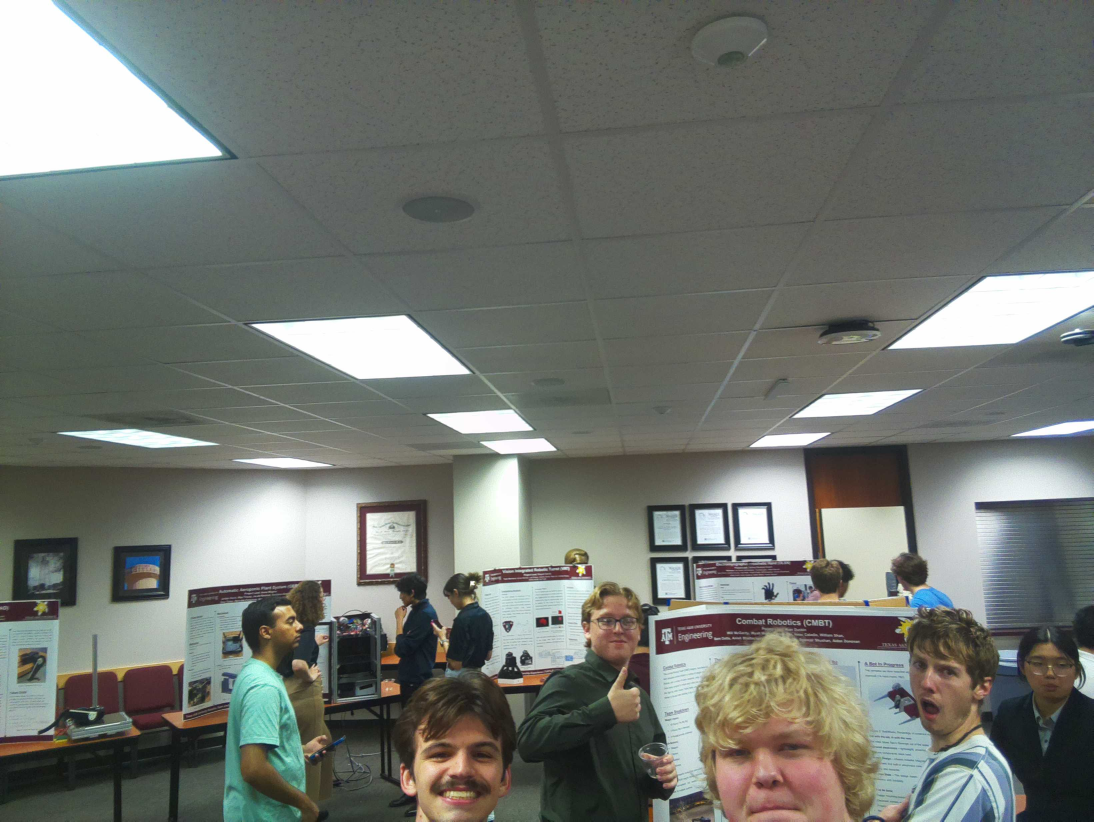
//> input picture SV_In/stLeft.jpg, 3280 x 2464 px (shown at 1/3 size)
$ ./DisparityFiltering   (built with g++ and OpenCV 4)
//> lines starting //> are read from the running program, lines starting //| are printed output that depends on the picture
#include "opencv2/calib3d.hpp"
#include "opencv2/imgproc.hpp"
#include "opencv2/imgcodecs.hpp"
#include "opencv2/highgui.hpp"
#include "opencv2/core/utility.hpp"
#include "opencv2/ximgproc.hpp"
#include <iostream>
#include <string>

using namespace cv;
using namespace cv::ximgproc;
using namespace std;

Rect computeROI(Size2i src_sz, Ptr<StereoMatcher> matcher_instance);

typedef void* MonoArray;

enum { kMonoArrayOffset = 16 };
// [8 lines left out: functions GetMonoArrayElement, SetMonoArrayElement, not called in this run]

int main(int argc, char** argv) {
    String algo = "bm";
    String filter = "wls_conf";
    bool no_display = true;
    bool no_downscale = true;
    int max_disp = 160;
    double lambda = 8000.0;
    double sigma  = 1.5;
    double fbs_spatial = 16.0;
    double fbs_luma = 8.0;
    double fbs_chroma = 8.0;
    double fbs_lambda = 128.0;
    double vis_mult = 1.0;

    int wsize;
    if(algo=="sgbm")
        wsize = 3; //default window size for SGBM
    else if(!no_downscale && algo=="bm" && filter=="wls_conf")
        wsize = 7; //default window size for BM on downscaled views (downscaling is performed only for wls_conf)
    else
        wsize = 15; //default window size for BM on full-sized views


    Mat left  = cv::imread("../../../SV_In/stLeft.jpg" ,IMREAD_GRAYSCALE);
//> left: 2464 rows x 3280 cols, CV_8UC1; min 1, max 255, mean 115.7
    if ( left.empty() )
    {
        //std::cout<<"Cannot read image file: "<<left_im;
        return -1;
    }
    cv::resize(left, left, cv::Size(left.cols * 0.25,left.rows * 0.25), 0, 0, INTER_LINEAR_EXACT);
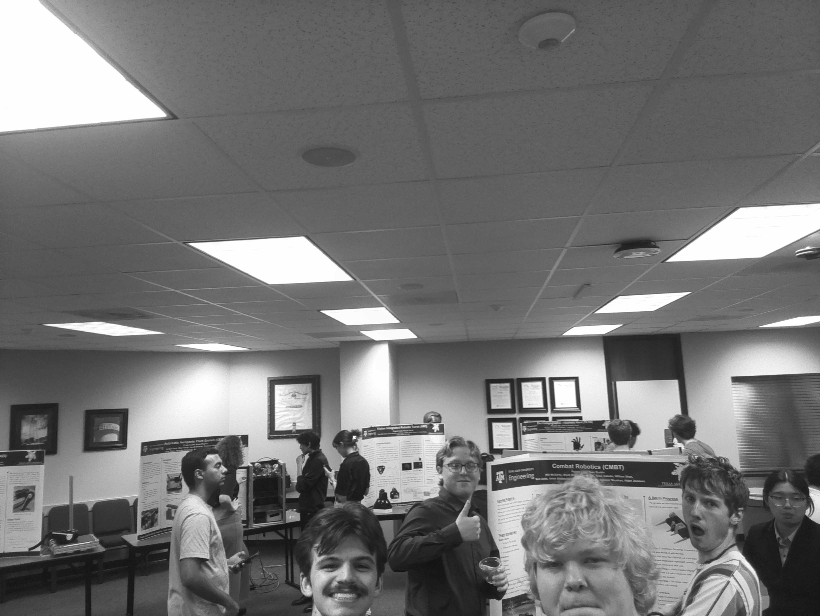
//> left: 616 rows x 820 cols, CV_8UC1; min 10, max 255, mean 115.8

    Mat right = cv::imread("../../../SV_In/stRight.jpg",IMREAD_GRAYSCALE);
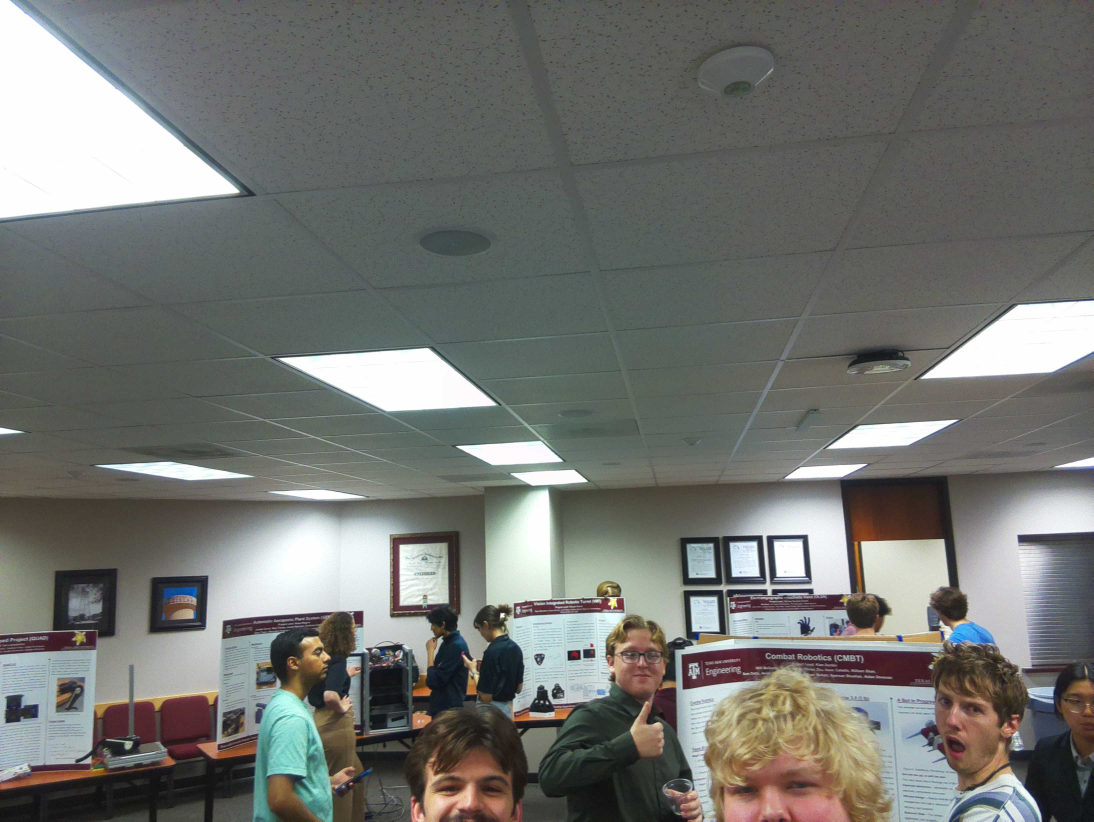
//> input picture SV_In/stRight.jpg, 3280 x 2464 px (shown at 1/3 size)
//> right: 2464 rows x 3280 cols, CV_8UC1; min 0, max 255, mean 115
    if ( right.empty() )
    {
        //std::cout<<"Cannot read image file: "<<right_im;
        return -1;
    }
    cv::resize(right, right, cv::Size(right.cols * 0.25,right.rows * 0.25), 0, 0, INTER_LINEAR_EXACT);
//> right: 616 rows x 820 cols, CV_8UC1

    Mat rectifiedLeft;
    Mat rectifiedRight;
    Mat Q;

    // Load camera matrices and distortion coefficients from calibration
    cv::Mat cameraMatrix1, cameraMatrix2, distCoeffs1, distCoeffs2, R, T;
    cv::FileStorage fs("../../../calibration_params/stereocalib_params.xml", cv::FileStorage::READ);
    fs["cameraMatrix1"] >> cameraMatrix1;
    fs["cameraMatrix2"] >> cameraMatrix2;
    fs["distCoeffs1"] >> distCoeffs1;
    fs["distCoeffs2"] >> distCoeffs2;
    fs["rotationVectors"] >> R;
    fs["translationVectors"] >> T;
    fs.release();

    // Image size
    cv::Size imageSize = left.size();
//> imageSize = Size(820, 616)

    // Rectification transformation matrices
    cv::Mat R1, R2, P1, P2;

    // Perform stereo rectification
    cv::stereoRectify(cameraMatrix1, distCoeffs1, cameraMatrix2, distCoeffs2, imageSize, R, T, R1, R2, P1, P2, Q);

    // Use the rectification matrices to rectify the images
    cv::Mat map11, map12, map21, map22;
    cv::initUndistortRectifyMap(cameraMatrix1, distCoeffs1, R1, P1, imageSize, CV_16SC2, map11, map12);
    cv::initUndistortRectifyMap(cameraMatrix2, distCoeffs2, R2, P2, imageSize, CV_16SC2, map21, map22);

    cv::remap(left, rectifiedLeft, map11, map12, cv::INTER_LINEAR);
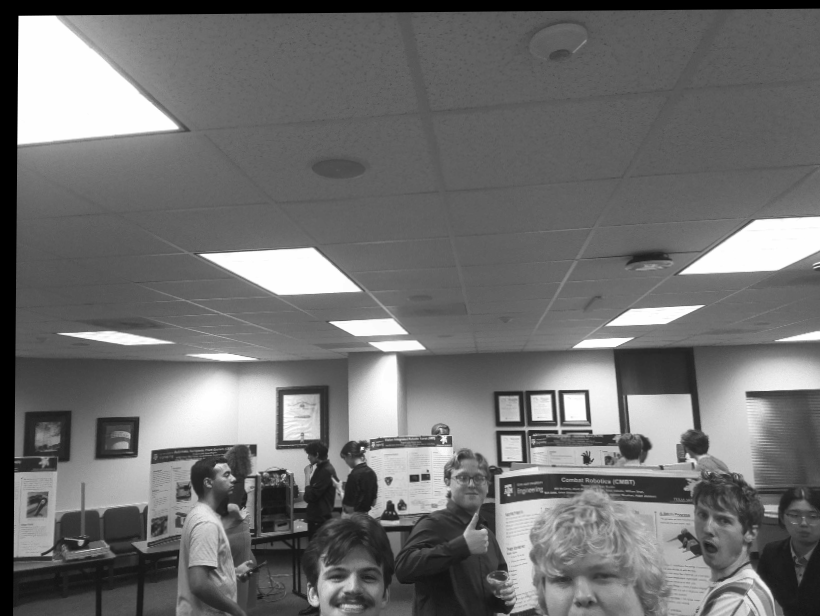
//> rectifiedLeft: 616 rows x 820 cols, CV_8UC1; min 0, max 255, mean 112
    cv::remap(right, rectifiedRight, map21, map22, cv::INTER_LINEAR);
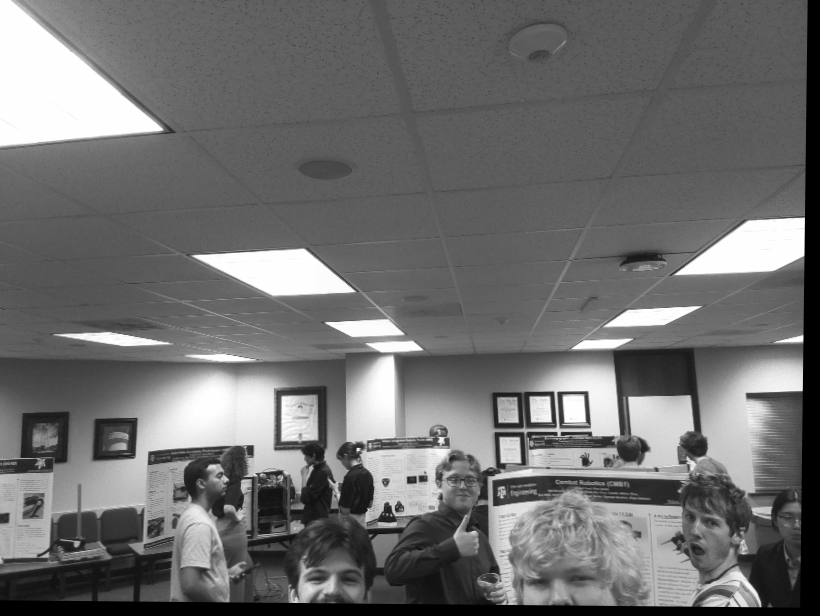
//> rectifiedRight: 616 rows x 820 cols, CV_8UC1; min 0, max 255, mean 110.4

    cv::namedWindow("rectified image", WINDOW_AUTOSIZE);
    cv::imshow("rectified image", rectifiedLeft);

    Mat left_for_matcher, right_for_matcher;
    Mat left_disp,right_disp;
    Mat filtered_disp,solved_disp,solved_filtered_disp;
    Mat conf_map = Mat(2464 / 4,3280 / 4,CV_8U);
    conf_map = Scalar(255);
    Rect ROI;
    Ptr<DisparityWLSFilter> wls_filter;
    double matching_time, filtering_time;
    double solving_time = 0;
    if(max_disp<=0 || max_disp%16!=0)
    {
        std::cout<<"Incorrect max_disparity value: it should be positive and divisible by 16";
        return -1;
    }
    if(wsize<=0 || wsize%2!=1)
    {
        std::cout<<"Incorrect window_size value: it should be positive and odd";
        return -1;
    }

    if(filter=="wls_conf") // filtering with confidence (significantly better quality than wls_no_conf)
    {
        if(!no_downscale)
        {
            // downscale the views to speed-up the matching stage, as we will need to compute both left
            // and right disparity maps for confidence map computation
            //! [downscale]
            max_disp/=2;
            if(max_disp%16!=0)
                max_disp += 16-(max_disp%16);
            cv::resize(rectifiedLeft ,left_for_matcher ,Size(),0.5,0.5, INTER_LINEAR_EXACT);
            cv::resize(rectifiedRight,right_for_matcher,Size(),0.5,0.5, INTER_LINEAR_EXACT);
            //! [downscale]
        }
        else
        {
            left_for_matcher  = rectifiedLeft.clone();
            right_for_matcher = rectifiedRight.clone();
        }
        if(algo=="bm")
        {
            //! [matching]
            Ptr<StereoBM> left_matcher = StereoBM::create(max_disp,wsize);
            wls_filter = createDisparityWLSFilter(left_matcher);
            Ptr<StereoMatcher> right_matcher = createRightMatcher(left_matcher);

            //cv::cvtColor(left_for_matcher,  left_for_matcher,  COLOR_BGR2GRAY); Only necessary if images are color (BGR), currently grayscale
            //cv::cvtColor(right_for_matcher, right_for_matcher, COLOR_BGR2GRAY);

            matching_time = (double)getTickCount();
            left_matcher-> compute(left_for_matcher, right_for_matcher,left_disp);
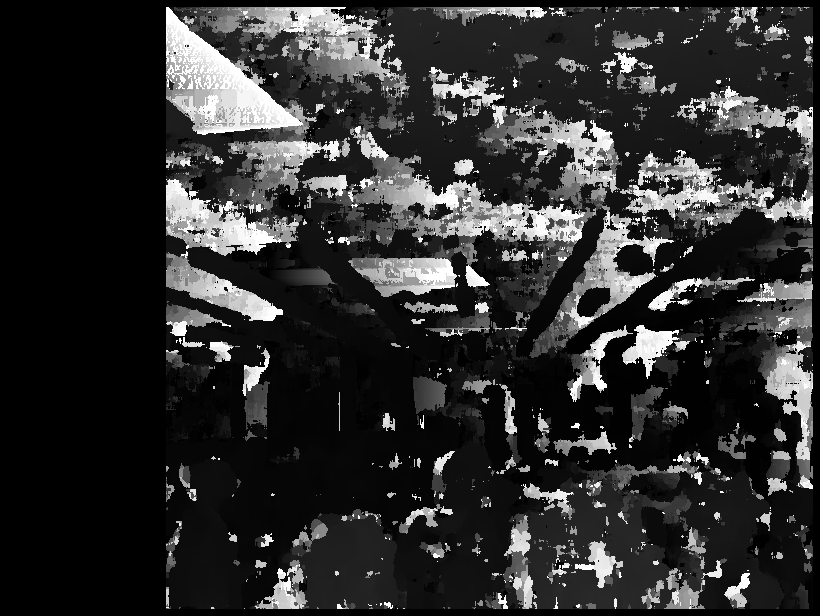
//> left_disp: 616 rows x 820 cols, CV_16SC1; min -16, max 2544, mean 458.8; drawn with min black and max white
            right_matcher->compute(right_for_matcher,left_for_matcher, right_disp);
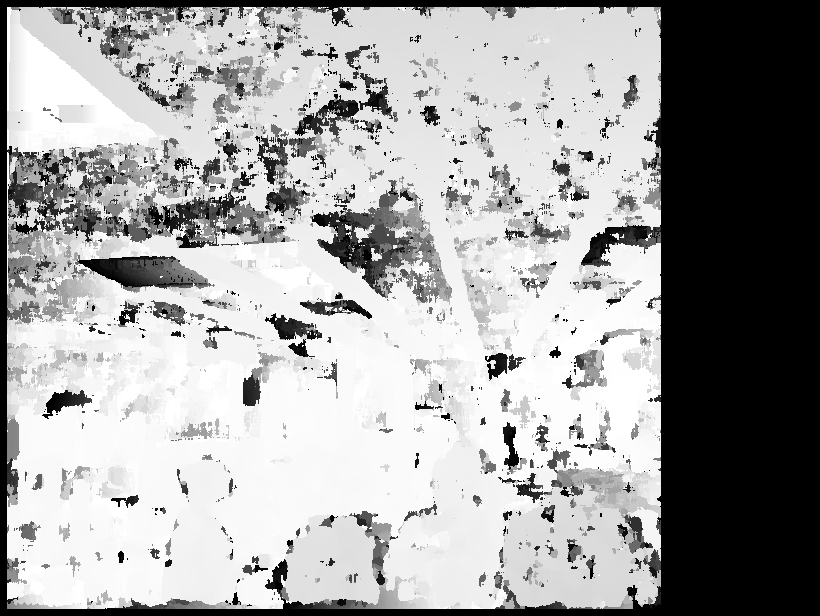
//> right_disp: 616 rows x 820 cols, CV_16SC1; min -2560, max 0, mean -918; drawn with min black and max white
            matching_time = ((double)getTickCount() - matching_time)/getTickFrequency();
            //! [matching]
        }
        else if(algo=="sgbm")
        {
            Ptr<StereoSGBM> left_matcher  = StereoSGBM::create(0,max_disp,wsize);
            left_matcher->setP1(24*wsize*wsize);
            left_matcher->setP2(96*wsize*wsize);
            left_matcher->setPreFilterCap(63);
            left_matcher->setMode(StereoSGBM::MODE_SGBM_3WAY);
            wls_filter = createDisparityWLSFilter(left_matcher);
            Ptr<StereoMatcher> right_matcher = createRightMatcher(left_matcher);

            matching_time = (double)getTickCount();
            left_matcher-> compute(left_for_matcher, right_for_matcher,left_disp);
            right_matcher->compute(right_for_matcher,left_for_matcher, right_disp);
            matching_time = ((double)getTickCount() - matching_time)/getTickFrequency();
        }
        else
        {
            std::cout<<"Unsupported algorithm";
            return -1;
        }

        //! [filtering]
        wls_filter->setLambda(lambda);
        wls_filter->setSigmaColor(sigma);
        filtering_time = (double)getTickCount();
        wls_filter->filter(left_disp,rectifiedLeft,filtered_disp,right_disp);
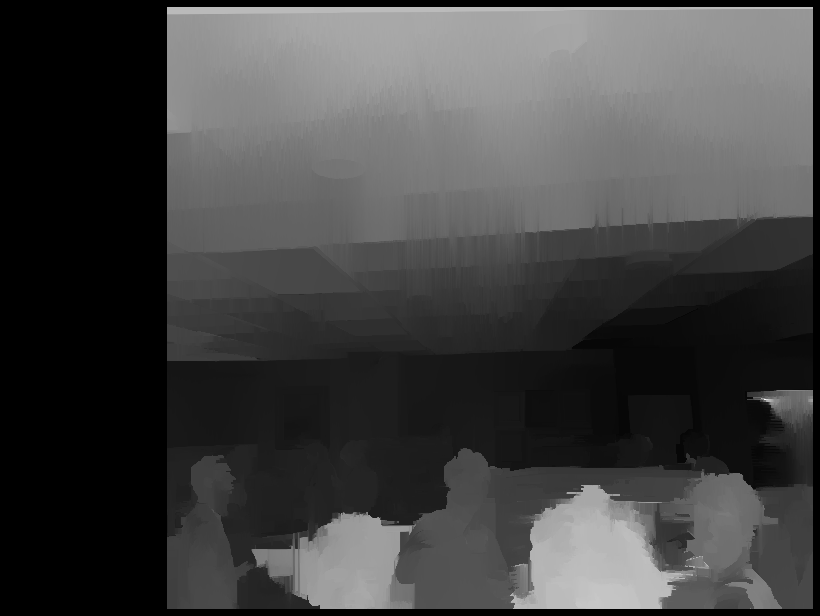
//> filtered_disp: 616 rows x 820 cols, CV_16SC1; min -16, max 507, mean 121; drawn with min black and max white
        filtering_time = ((double)getTickCount() - filtering_time)/getTickFrequency();
        //! [filtering]
        conf_map = wls_filter->getConfidenceMap();

        // Get the ROI that was used in the last filter call:
        ROI = wls_filter->getROI();
        if(!no_downscale)
        {
            // upscale raw disparity and ROI back for a proper comparison:
            cv::resize(left_disp,left_disp,Size(),2.0,2.0,INTER_LINEAR_EXACT);
            left_disp = left_disp*2.0;
            ROI = Rect(ROI.x*2,ROI.y*2,ROI.width*2,ROI.height*2);
        }
    }
    else if(filter=="fbs_conf") // filtering with fbs and confidence using also wls pre-processing
    {
        if(!no_downscale)
        {
            // downscale the views to speed-up the matching stage, as we will need to compute both left
            // and right disparity maps for confidence map computation
            //! [downscale_wls]
            max_disp/=2;
            if(max_disp%16!=0)
                max_disp += 16-(max_disp%16);
            cv::resize(rectifiedLeft ,left_for_matcher ,Size(),0.5,0.5);
            cv::resize(rectifiedRight,right_for_matcher,Size(),0.5,0.5);
            //! [downscale_wls]
        }
        else
        {
            left_for_matcher  = rectifiedLeft.clone();
            right_for_matcher = rectifiedRight.clone();
        }

        if(algo=="bm")
        {
            //! [matching_wls]
            Ptr<StereoBM> left_matcher = StereoBM::create(max_disp,wsize);
            wls_filter = createDisparityWLSFilter(left_matcher);
            Ptr<StereoMatcher> right_matcher = createRightMatcher(left_matcher);

            //cv::cvtColor(left_for_matcher,  left_for_matcher,  COLOR_BGR2GRAY);
            //cv::cvtColor(right_for_matcher, right_for_matcher, COLOR_BGR2GRAY);

            matching_time = (double)getTickCount();
            left_matcher-> compute(left_for_matcher, right_for_matcher,left_disp);
            right_matcher->compute(right_for_matcher,left_for_matcher, right_disp);
            matching_time = ((double)getTickCount() - matching_time)/getTickFrequency();
            //! [matching_wls]
        }
        else if(algo=="sgbm")
        {
            Ptr<StereoSGBM> left_matcher  = StereoSGBM::create(0,max_disp,wsize);
            left_matcher->setP1(24*wsize*wsize);
            left_matcher->setP2(96*wsize*wsize);
            left_matcher->setPreFilterCap(63);
            left_matcher->setMode(StereoSGBM::MODE_SGBM_3WAY);
            wls_filter = createDisparityWLSFilter(left_matcher);
            Ptr<StereoMatcher> right_matcher = createRightMatcher(left_matcher);

            matching_time = (double)getTickCount();
            left_matcher-> compute(left_for_matcher, right_for_matcher,left_disp);
            right_matcher->compute(right_for_matcher,left_for_matcher, right_disp);
            matching_time = ((double)getTickCount() - matching_time)/getTickFrequency();
        }
        else
        {
            std::cout<<"Unsupported algorithm";
            return -1;
        }

        //! [filtering_wls]
        wls_filter->setLambda(lambda);
        wls_filter->setSigmaColor(sigma);
        filtering_time = (double)getTickCount();
        wls_filter->filter(left_disp,rectifiedLeft,filtered_disp,right_disp);
        filtering_time = ((double)getTickCount() - filtering_time)/getTickFrequency();
        //! [filtering_wls]

        conf_map = wls_filter->getConfidenceMap();

        Mat left_disp_resized;
        cv::resize(left_disp,left_disp_resized,rectifiedLeft.size());

        // Get the ROI that was used in the last filter call:
        ROI = wls_filter->getROI();
        if(!no_downscale)
        {
            // upscale raw disparity and ROI back for a proper comparison:
            cv::resize(left_disp,left_disp,Size(),2.0,2.0);
            left_disp = left_disp*2.0;
            left_disp_resized = left_disp_resized*2.0;
            ROI = Rect(ROI.x*2,ROI.y*2,ROI.width*2,ROI.height*2);
        }

#ifdef HAVE_EIGEN
        //! [filtering_fbs]
        solving_time = (double)getTickCount();
        fastBilateralSolverFilter(rectifiedLeft, left_disp_resized, conf_map/255.0f, solved_disp, fbs_spatial, fbs_luma, fbs_chroma, fbs_lambda);
        solving_time = ((double)getTickCount() - solving_time)/getTickFrequency();
        //! [filtering_fbs]

        //! [filtering_wls2fbs]
        fastBilateralSolverFilter(rectifiedLeft, filtered_disp, conf_map/255.0f, solved_filtered_disp, fbs_spatial, fbs_luma, fbs_chroma, fbs_lambda);
        //! [filtering_wls2fbs]
#else
        (void)fbs_spatial;
        (void)fbs_luma;
        (void)fbs_chroma;
        (void)fbs_lambda;
#endif
    }
    else if(filter=="wls_no_conf")
    {
        /* There is no convenience function for the case of filtering with no confidence, so we
        will need to set the ROI and matcher parameters manually */

        left_for_matcher  = rectifiedLeft.clone();
        right_for_matcher = rectifiedRight.clone();

        if(algo=="bm")
        {
            Ptr<StereoBM> matcher  = StereoBM::create(max_disp,wsize);
            matcher->setTextureThreshold(0);
            matcher->setUniquenessRatio(0);
            //cv::cvtColor(left_for_matcher,  left_for_matcher, COLOR_BGR2GRAY);
            //cv::cvtColor(right_for_matcher, right_for_matcher, COLOR_BGR2GRAY);
            ROI = computeROI(left_for_matcher.size(),matcher);
            wls_filter = createDisparityWLSFilterGeneric(false);
            wls_filter->setDepthDiscontinuityRadius((int)ceil(0.33*wsize));

            matching_time = (double)getTickCount();
            matcher->compute(left_for_matcher,right_for_matcher,left_disp);
            matching_time = ((double)getTickCount() - matching_time)/getTickFrequency();
        }
        else if(algo=="sgbm")
        {
            Ptr<StereoSGBM> matcher  = StereoSGBM::create(0,max_disp,wsize);
            matcher->setUniquenessRatio(0);
            matcher->setDisp12MaxDiff(1000000);
            matcher->setSpeckleWindowSize(0);
            matcher->setP1(24*wsize*wsize);
            matcher->setP2(96*wsize*wsize);
            matcher->setMode(StereoSGBM::MODE_SGBM_3WAY);
            ROI = computeROI(left_for_matcher.size(),matcher);
            wls_filter = createDisparityWLSFilterGeneric(false);
            wls_filter->setDepthDiscontinuityRadius((int)ceil(0.5*wsize));

            matching_time = (double)getTickCount();
            matcher->compute(left_for_matcher,right_for_matcher,left_disp);
            matching_time = ((double)getTickCount() - matching_time)/getTickFrequency();
        }
        else
        {
            std::cout<<"Unsupported algorithm";
            return -1;
        }

        wls_filter->setLambda(lambda);
        wls_filter->setSigmaColor(sigma);
        filtering_time = (double)getTickCount();
        wls_filter->filter(left_disp,rectifiedLeft,filtered_disp,Mat(),ROI);
        filtering_time = ((double)getTickCount() - filtering_time)/getTickFrequency();
    }
    else
    {
        std::cout<<"Unsupported filter";
        return -1;
    }

    //collect and print all the stats:
    std::cout.precision(2);
    std::cout<<"Matching time:  "<<matching_time<<"s"<<endl;
    std::cout<<"Filtering time: "<<filtering_time<<"s"<<endl;
    std::cout<<"Solving time: "<<solving_time<<"s"<<endl;
    std::cout<<endl;


    Mat filtered_disp_vis;
    cv::ximgproc::getDisparityVis(filtered_disp,filtered_disp_vis,vis_mult);

    cv::namedWindow("filtered disparity", WINDOW_AUTOSIZE);
    cv::imshow("filtered disparity", filtered_disp_vis);
    cv::waitKey(0);

    return 1;
}

// [218 lines left out: functions computeROI, processDisparity, not called in this run]
